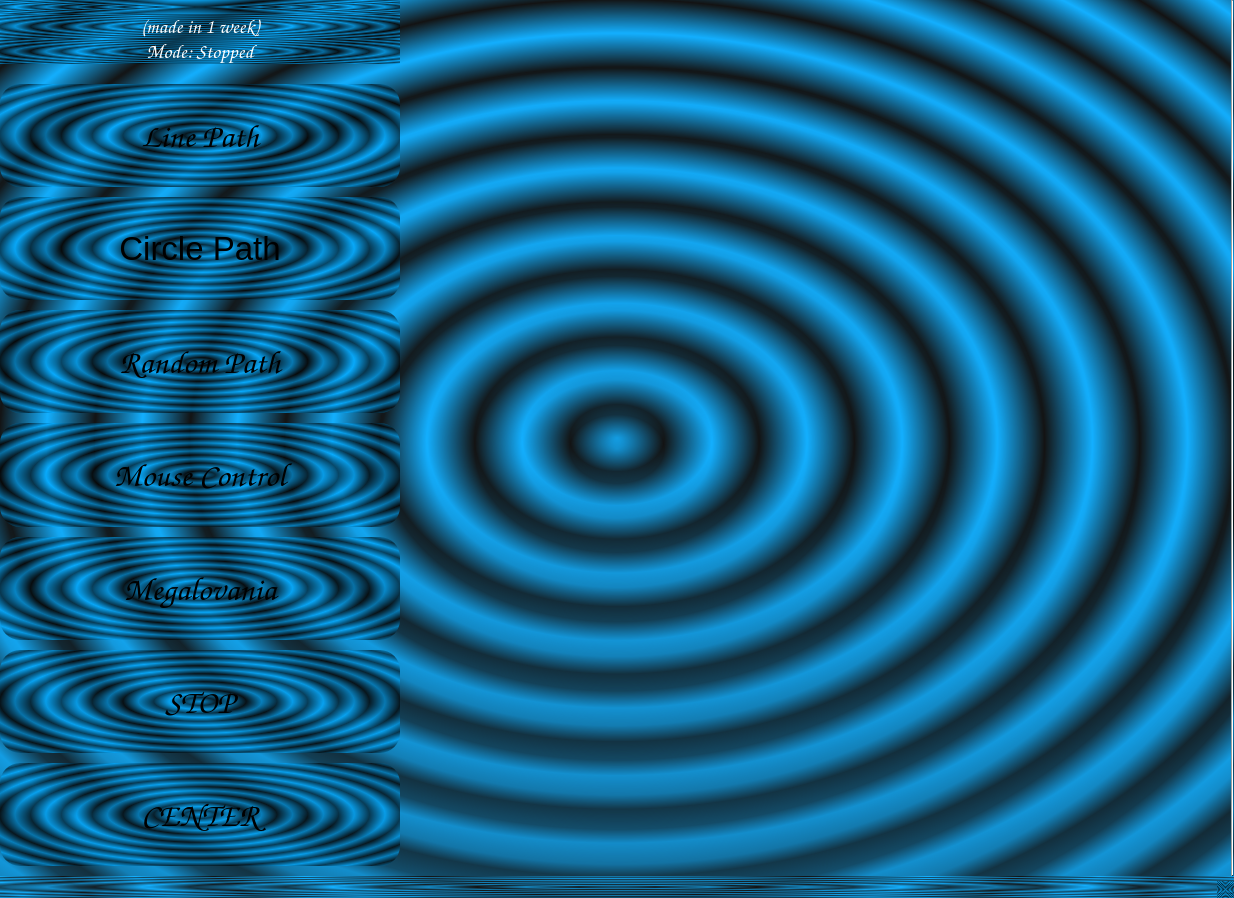
<?xml version="1.0" encoding="UTF-8"?>
<ui version="4.0">
 <class>AcousticLevitationWindow</class>
 <widget class="QMainWindow" name="AcousticLevitationWindow">
  <property name="geometry">
   <rect>
    <x>0</x>
    <y>0</y>
    <width>1234</width>
    <height>898</height>
   </rect>
  </property>
  <property name="windowTitle">
   <string>MainWindow</string>
  </property>
  <property name="autoFillBackground">
   <bool>false</bool>
  </property>
  <property name="styleSheet">
   <string notr="true">background-color: qradialgradient(spread:repeat, cx:0.5, cy:0.5, radius:0.077, fx:0.5, fy:0.5, stop:0 rgba(0, 169, 255, 147), stop:0.497326 rgba(0, 0, 0, 147), stop:1 rgba(0, 169, 255, 147))</string>
  </property>
  <widget class="QWidget" name="centralwidget">
   <layout class="QHBoxLayout" name="horizontalLayout" stretch="1,0">
    <property name="spacing">
     <number>3</number>
    </property>
    <property name="leftMargin">
     <number>0</number>
    </property>
    <property name="topMargin">
     <number>0</number>
    </property>
    <property name="rightMargin">
     <number>0</number>
    </property>
    <property name="bottomMargin">
     <number>0</number>
    </property>
    <item>
     <layout class="QVBoxLayout" name="verticalLayout">
      <property name="spacing">
       <number>0</number>
      </property>
      <item>
       <widget class="QLabel" name="master_gui_title">
        <property name="sizePolicy">
         <sizepolicy hsizetype="Preferred" vsizetype="Preferred">
          <horstretch>0</horstretch>
          <verstretch>0</verstretch>
         </sizepolicy>
        </property>
        <property name="maximumSize">
         <size>
          <width>400</width>
          <height>127</height>
         </size>
        </property>
        <property name="styleSheet">
         <string notr="true"/>
        </property>
        <property name="text">
         <string/>
        </property>
        <property name="pixmap">
         <pixmap>acoustic-levitation.png</pixmap>
        </property>
        <property name="scaledContents">
         <bool>true</bool>
        </property>
        <property name="alignment">
         <set>Qt::AlignCenter</set>
        </property>
       </widget>
      </item>
      <item>
       <widget class="QLabel" name="madein1week">
        <property name="maximumSize">
         <size>
          <width>400</width>
          <height>16777215</height>
         </size>
        </property>
        <property name="font">
         <font>
          <family>Comic Sans MS</family>
          <pointsize>15</pointsize>
          <weight>75</weight>
          <bold>true</bold>
         </font>
        </property>
        <property name="styleSheet">
         <string notr="true">color: white;</string>
        </property>
        <property name="text">
         <string>(made in 1 week)</string>
        </property>
        <property name="alignment">
         <set>Qt::AlignCenter</set>
        </property>
       </widget>
      </item>
      <item>
       <widget class="QLabel" name="mode_label">
        <property name="maximumSize">
         <size>
          <width>400</width>
          <height>16777215</height>
         </size>
        </property>
        <property name="font">
         <font>
          <family>Comic Sans MS</family>
          <pointsize>15</pointsize>
         </font>
        </property>
        <property name="layoutDirection">
         <enum>Qt::LeftToRight</enum>
        </property>
        <property name="styleSheet">
         <string notr="true">
color: white;</string>
        </property>
        <property name="text">
         <string>Mode: Stopped</string>
        </property>
        <property name="alignment">
         <set>Qt::AlignCenter</set>
        </property>
        <property name="margin">
         <number>0</number>
        </property>
       </widget>
      </item>
      <item>
       <spacer name="horizontalSpacer">
        <property name="orientation">
         <enum>Qt::Horizontal</enum>
        </property>
        <property name="sizeHint" stdset="0">
         <size>
          <width>40</width>
          <height>20</height>
         </size>
        </property>
       </spacer>
      </item>
      <item>
       <widget class="QPushButton" name="line_button">
        <property name="sizePolicy">
         <sizepolicy hsizetype="Minimum" vsizetype="Expanding">
          <horstretch>0</horstretch>
          <verstretch>0</verstretch>
         </sizepolicy>
        </property>
        <property name="maximumSize">
         <size>
          <width>400</width>
          <height>16777215</height>
         </size>
        </property>
        <property name="font">
         <font>
          <family>Comic Sans MS</family>
          <pointsize>25</pointsize>
         </font>
        </property>
        <property name="styleSheet">
         <string notr="true">QPushButton {
	background-color: qlineargradient(spread:pad, x1:0, y1:0, x2:0, y2:1, stop:0 rgb(239, 71, 111), 	stop:1 rgb(239, 130, 171));
	border-radius: 20px;
	border-image: none;
	border: none;
	color: black;
	padding: 5px 20px;
}

QPushButton:hover {
    border: 2px solid #C9D6EA;
}</string>
        </property>
        <property name="text">
         <string>Line Path</string>
        </property>
       </widget>
      </item>
      <item>
       <spacer name="verticalSpacer">
        <property name="orientation">
         <enum>Qt::Vertical</enum>
        </property>
        <property name="sizeType">
         <enum>QSizePolicy::Minimum</enum>
        </property>
        <property name="sizeHint" stdset="0">
         <size>
          <width>20</width>
          <height>10</height>
         </size>
        </property>
       </spacer>
      </item>
      <item>
       <widget class="QPushButton" name="circle_button">
        <property name="sizePolicy">
         <sizepolicy hsizetype="Minimum" vsizetype="MinimumExpanding">
          <horstretch>0</horstretch>
          <verstretch>0</verstretch>
         </sizepolicy>
        </property>
        <property name="maximumSize">
         <size>
          <width>400</width>
          <height>16777215</height>
         </size>
        </property>
        <property name="font">
         <font>
          <pointsize>25</pointsize>
         </font>
        </property>
        <property name="styleSheet">
         <string notr="true">QPushButton {
	background-color: qlineargradient(spread:pad, x1:0, y1:0, x2:0, y2:1, stop:0 rgb(255, 132, 30), 	stop:1 rgb(255, 182, 22));
	border-radius: 20px;
	border-image: none;
	border: none;
	color: black;
}

QPushButton:hover {
    border: 2px solid #C9D6EA;
}</string>
        </property>
        <property name="text">
         <string>Circle Path</string>
        </property>
       </widget>
      </item>
      <item>
       <spacer name="verticalSpacer_2">
        <property name="orientation">
         <enum>Qt::Vertical</enum>
        </property>
        <property name="sizeType">
         <enum>QSizePolicy::Minimum</enum>
        </property>
        <property name="sizeHint" stdset="0">
         <size>
          <width>20</width>
          <height>10</height>
         </size>
        </property>
       </spacer>
      </item>
      <item>
       <widget class="QPushButton" name="random_button">
        <property name="sizePolicy">
         <sizepolicy hsizetype="Minimum" vsizetype="Expanding">
          <horstretch>0</horstretch>
          <verstretch>0</verstretch>
         </sizepolicy>
        </property>
        <property name="maximumSize">
         <size>
          <width>400</width>
          <height>16777215</height>
         </size>
        </property>
        <property name="font">
         <font>
          <family>Comic Sans MS</family>
          <pointsize>25</pointsize>
         </font>
        </property>
        <property name="styleSheet">
         <string notr="true">QPushButton {
	background-color: qlineargradient(spread:pad, x1:0, y1:0, x2:0, y2:1, stop:0 rgb(255, 209, 102), 	stop:1 rgb(255, 255, 152));
	border-radius: 20px;
	border-image: none;
	border: none;
	color: black;
}

QPushButton:hover {
    border: 2px solid #C9D6EA;
}</string>
        </property>
        <property name="text">
         <string>Random Path</string>
        </property>
       </widget>
      </item>
      <item>
       <spacer name="verticalSpacer_3">
        <property name="orientation">
         <enum>Qt::Vertical</enum>
        </property>
        <property name="sizeType">
         <enum>QSizePolicy::Minimum</enum>
        </property>
        <property name="sizeHint" stdset="0">
         <size>
          <width>20</width>
          <height>10</height>
         </size>
        </property>
       </spacer>
      </item>
      <item>
       <widget class="QPushButton" name="mouse_button">
        <property name="enabled">
         <bool>true</bool>
        </property>
        <property name="sizePolicy">
         <sizepolicy hsizetype="Minimum" vsizetype="Expanding">
          <horstretch>0</horstretch>
          <verstretch>0</verstretch>
         </sizepolicy>
        </property>
        <property name="maximumSize">
         <size>
          <width>400</width>
          <height>16777215</height>
         </size>
        </property>
        <property name="font">
         <font>
          <family>Comic Sans MS</family>
          <pointsize>25</pointsize>
         </font>
        </property>
        <property name="styleSheet">
         <string notr="true">QPushButton {
	background-color: qlineargradient(spread:pad, x1:0, y1:0, x2:0, y2:1, stop:0 rgb(63, 188, 151), 	stop:1 rgb(63, 238, 201));
	border-radius: 20px;
	border-image: none;
	border: none;
	color: black;
}

QPushButton:hover {
    border: 2px solid #C9D6EA;
}</string>
        </property>
        <property name="text">
         <string>Mouse Control</string>
        </property>
       </widget>
      </item>
      <item>
       <spacer name="verticalSpacer_5">
        <property name="orientation">
         <enum>Qt::Vertical</enum>
        </property>
        <property name="sizeType">
         <enum>QSizePolicy::Fixed</enum>
        </property>
        <property name="sizeHint" stdset="0">
         <size>
          <width>20</width>
          <height>10</height>
         </size>
        </property>
       </spacer>
      </item>
      <item>
       <widget class="QPushButton" name="megalovania_button">
        <property name="sizePolicy">
         <sizepolicy hsizetype="Minimum" vsizetype="Expanding">
          <horstretch>0</horstretch>
          <verstretch>0</verstretch>
         </sizepolicy>
        </property>
        <property name="maximumSize">
         <size>
          <width>400</width>
          <height>16777215</height>
         </size>
        </property>
        <property name="font">
         <font>
          <family>Comic Sans MS</family>
          <pointsize>25</pointsize>
         </font>
        </property>
        <property name="styleSheet">
         <string notr="true">QPushButton {
	background-color: qlineargradient(spread:pad, x1:0, y1:0, x2:0, y2:1, stop:0 rgb(29, 139, 178), 	stop:1 rgb(29, 189, 228));
	border-radius: 20px;
	border-image: none;
	border: none;
	color: black;
}

QPushButton:hover {
    border: 2px solid #C9D6EA;
}</string>
        </property>
        <property name="text">
         <string>Megalovania</string>
        </property>
       </widget>
      </item>
      <item>
       <spacer name="verticalSpacer_4">
        <property name="orientation">
         <enum>Qt::Vertical</enum>
        </property>
        <property name="sizeType">
         <enum>QSizePolicy::Minimum</enum>
        </property>
        <property name="sizeHint" stdset="0">
         <size>
          <width>20</width>
          <height>10</height>
         </size>
        </property>
       </spacer>
      </item>
      <item>
       <widget class="QPushButton" name="stop_button">
        <property name="sizePolicy">
         <sizepolicy hsizetype="Minimum" vsizetype="Expanding">
          <horstretch>0</horstretch>
          <verstretch>0</verstretch>
         </sizepolicy>
        </property>
        <property name="maximumSize">
         <size>
          <width>400</width>
          <height>16777215</height>
         </size>
        </property>
        <property name="font">
         <font>
          <family>Comic Sans MS</family>
          <pointsize>25</pointsize>
         </font>
        </property>
        <property name="styleSheet">
         <string notr="true">QPushButton {
	background-color: qlineargradient(spread:pad, x1:0, y1:0, x2:0, y2:1, stop:0 rgb(169, 101, 186), 	stop:1 rgb(169, 151, 226));
	border-radius: 20px;
	border-image: none;
	border: none;
	color: black;
}

QPushButton:hover {
    border: 2px solid #C9D6EA;
}</string>
        </property>
        <property name="text">
         <string>STOP</string>
        </property>
       </widget>
      </item>
      <item>
       <spacer name="verticalSpacer_7">
        <property name="orientation">
         <enum>Qt::Vertical</enum>
        </property>
        <property name="sizeType">
         <enum>QSizePolicy::Minimum</enum>
        </property>
        <property name="sizeHint" stdset="0">
         <size>
          <width>20</width>
          <height>10</height>
         </size>
        </property>
       </spacer>
      </item>
      <item>
       <widget class="QPushButton" name="center_button">
        <property name="sizePolicy">
         <sizepolicy hsizetype="Minimum" vsizetype="Expanding">
          <horstretch>0</horstretch>
          <verstretch>0</verstretch>
         </sizepolicy>
        </property>
        <property name="maximumSize">
         <size>
          <width>400</width>
          <height>16777215</height>
         </size>
        </property>
        <property name="font">
         <font>
          <family>Comic Sans MS</family>
          <pointsize>25</pointsize>
         </font>
        </property>
        <property name="styleSheet">
         <string notr="true">QPushButton {
	background-color: qlineargradient(spread:pad, x1:0, y1:0, x2:0, y2:1, stop:0 rgb(255, 105, 180), 	stop:1 rgb(255, 155, 230));
	border-radius: 20px;
	border-image: none;
	border: none;
	color: black;
}

QPushButton:hover {
    border: 2px solid #C9D6EA;
}</string>
        </property>
        <property name="text">
         <string>CENTER</string>
        </property>
       </widget>
      </item>
      <item>
       <spacer name="verticalSpacer_6">
        <property name="orientation">
         <enum>Qt::Vertical</enum>
        </property>
        <property name="sizeType">
         <enum>QSizePolicy::Fixed</enum>
        </property>
        <property name="sizeHint" stdset="0">
         <size>
          <width>20</width>
          <height>10</height>
         </size>
        </property>
       </spacer>
      </item>
     </layout>
    </item>
    <item>
     <widget class="Line" name="line">
      <property name="orientation">
       <enum>Qt::Vertical</enum>
      </property>
     </widget>
    </item>
   </layout>
  </widget>
  <widget class="QMenuBar" name="menubar">
   <property name="geometry">
    <rect>
     <x>0</x>
     <y>0</y>
     <width>1234</width>
     <height>22</height>
    </rect>
   </property>
  </widget>
  <widget class="QStatusBar" name="statusbar"/>
 </widget>
 <resources/>
 <connections/>
</ui>
